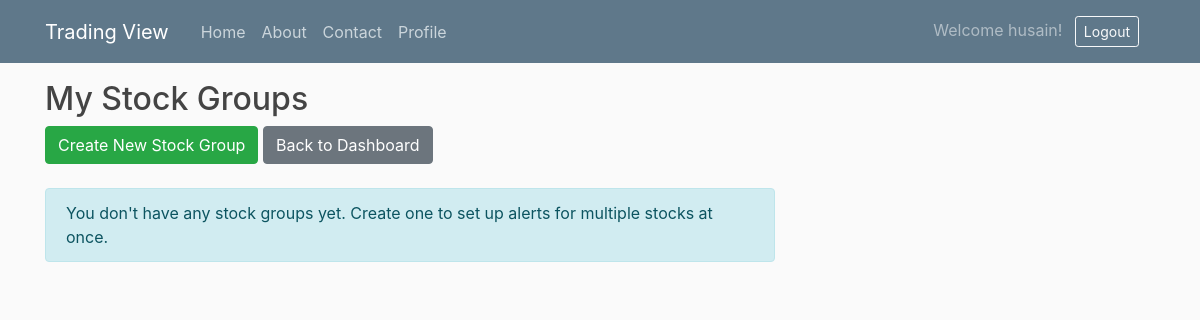
/stock-groups/ (signed in), run on an earlier commit of the app's database.
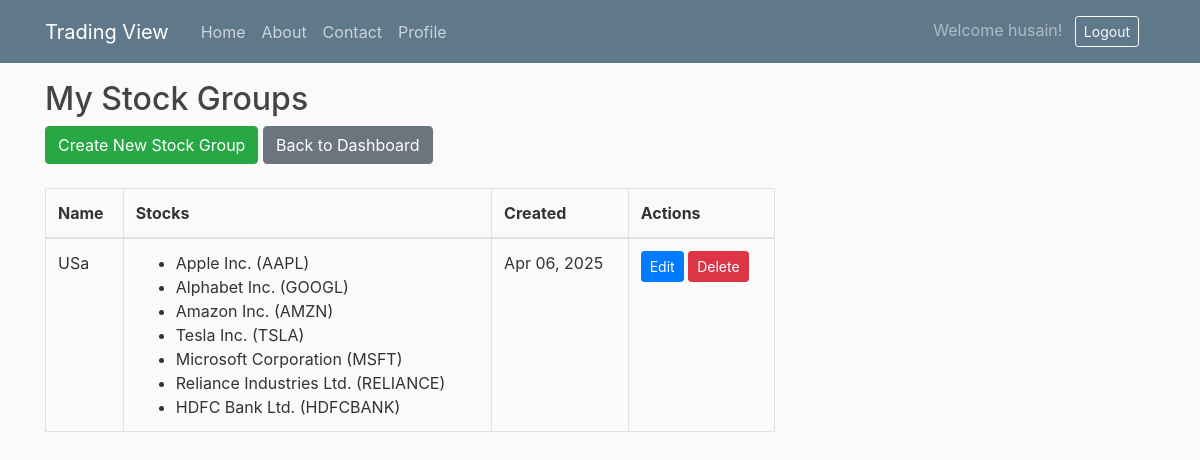
And on a later commit of the database.
### dashboard/models.py (models this page shows, shortened)
class StockGroup(models.Model):
    name = models.CharField(max_length=100)
    user = models.ForeignKey(User, on_delete=models.CASCADE)
    stocks = models.ManyToManyField(Stock)
    created_at = models.DateTimeField(auto_now_add=True)

class Stock(models.Model):
    symbol = models.CharField(max_length=10, unique=True)
    name = models.CharField(max_length=100)

### dashboard/views.py (the view)
# urls.py: path('stock-groups/', views.stock_group_list, name='stock-group-list'),
@login_required
def stock_group_list(request):
    stock_groups = StockGroup.objects.filter(user=request.user)
    return render(request, 'dashboard/stock_group_list.html', {'stock_groups': stock_groups})

### dashboard/templates/dashboard/stock_group_list.html (shortened to what this page needs)
{% extends 'dashboard/base.html' %}
{% load static %}
{% block content %}
<h2>My Stock Groups</h2>
<div class="mb-4">
    <a href="{% url 'stock-group-create' %}" class="btn btn-success">
        Create New Stock Group
    </a>
    <a href="{% url 'dashboard-home' %}" class="btn btn-secondary">
        Back to Dashboard
    </a>
</div>
{% if stock_groups %}
<table class="table table-bordered">
    <thead>
        <tr>
            <th>Name</th>
            <th>Stocks</th>
            <th>Created</th>
            <th>Actions</th>
        </tr>
    </thead>
    <tbody>
        {% for group in stock_groups %}
        <tr>
            <td>{{ group.name }}</td>
            <td>
                <ul>
                {% for stock in group.stocks.all %}
                    <li>{{ stock.name }} ({{ stock.symbol }})</li>
                {% endfor %}
                </ul>
            </td>
            <td>{{ group.created_at|date:"M d, Y" }}</td>
            <td>
                <a href="{% url 'stock-group-update' group.id %}" class="btn btn-sm btn-primary">Edit</a>
                <a href="{% url 'stock-group-delete' group.id %}" class="btn btn-sm btn-danger">Delete</a>
            </td>
        </tr>
        {% endfor %}
    </tbody>
</table>
{% else %}
<div class="alert alert-info">
    You don't have any stock groups yet. Create one to set up alerts for multiple stocks at once.
</div>
{% endif %}
{% endblock %}

What changed in the data, as far as the page shows it:
added StockGroup: name "USa", created_at "Apr 06, 2025"
added Stock: name "Apple Inc.", symbol "AAPL"
added Stock: name "Alphabet Inc.", symbol "GOOGL"
added Stock: name "Amazon Inc.", symbol "AMZN"
added Stock: name "Tesla Inc.", symbol "TSLA"
added Stock: name "Microsoft Corporation", symbol "MSFT"
added Stock: name "Reliance Industries Ltd.", symbol "RELIANCE"
added Stock: name "HDFC Bank Ltd.", symbol "HDFCBANK"
Also different on the page:
text no longer shown: "You don't have any stock groups yet. Create one to set up alerts for multiple stocks at once."
text now shown: "Name Stocks Created Actions"
